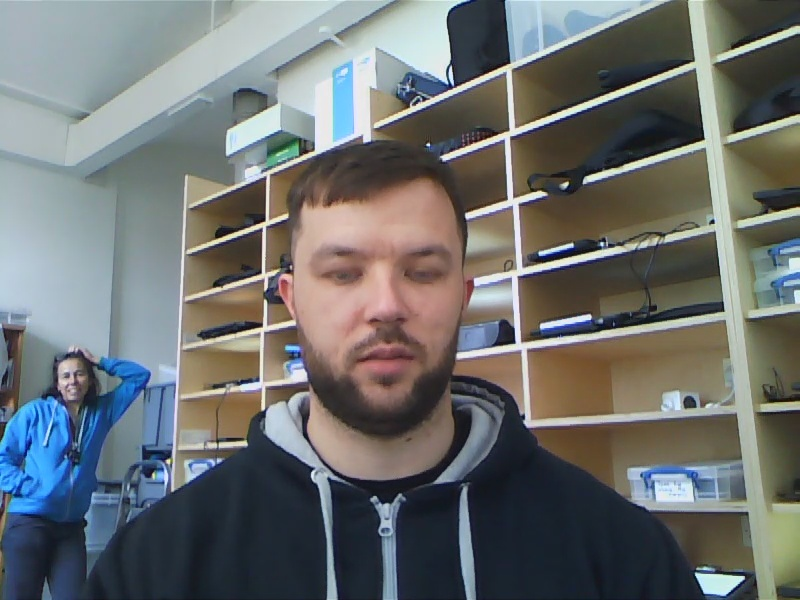
#> input picture data/frames/center/1frame1.jpg, 800 x 600 px
$ python -i FramePreProcessing.py   (imports and definitions only)
#> lines starting #> are read from the running program, lines starting #| are printed output that depends on the picture; after the words box and inside, x2 and y2 are one past the last pixel; in counts of white or black regions, pixels touching at a corner belong together
#> further down, picture is the input picture: shape (600, 800, 3); mean B, G, R 111.8, 112.1, 108.8
import cv2
import numpy as np

# This is a contrast based histogram equalization, using this we can have a better contrast between our grayscale values
# The equalization is done by blocks, that is every 8x8 block is equalized, but that would increase noise if there is noise
# to avoid it we use the clipLimit, so if the histogram bin is higher than the clipLimit we distribute it's value uniformly
# to the other bins before equalization.
def CLAHE(frame, clipLimit = 2.0, tileGridSize = (8,8)):
	clahe = cv2.createCLAHE(clipLimit, tileGridSize)
	CLAHEFrame = clahe.apply(frame)
	return CLAHEFrame

# The blur function is to get a better detail quality each blur has a purpose, median usually is good with cleaning up
# noise while gaussian is better at preserving the edges.
def blur(EqFrame, kernelSize = 7, blurType = 0):
	if (blurType == 0):
		blurredFrame = cv2.GaussianBlur(EqFrame,(kernelSize, kernelSize), 0)
	elif (blurType == 1):
		blurredFrame = cv2.medianBlur(EqFrame, kernelSize)
	return blurredFrame

# Just flips the image horizontaly and converts to Grayscale
def initialAdjustments(frame):
	grayFrame = cv2.cvtColor(frame, cv2.COLOR_BGR2GRAY)
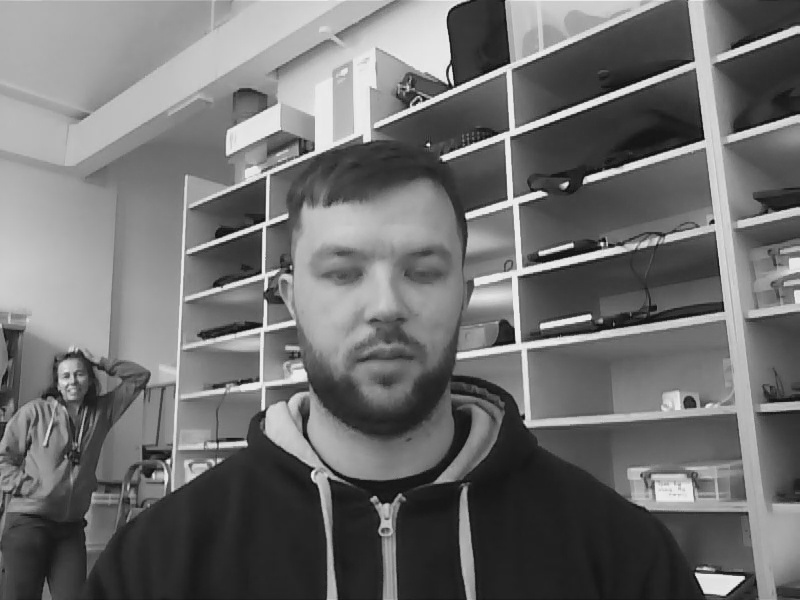
#> grayFrame: shape (600, 800); min 7, max 245, mean 111.1
	hFlipGrayFrame = cv2.flip(grayFrame, 1)
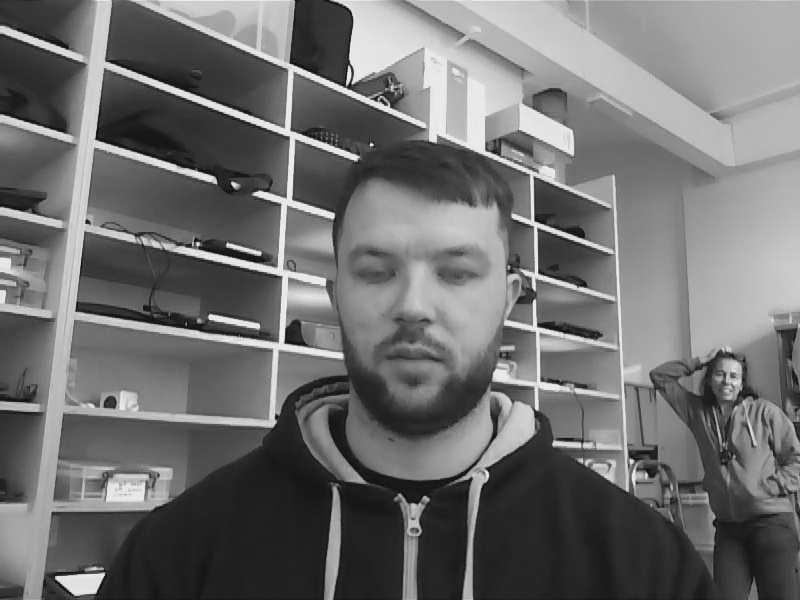
#> hFlipGrayFrame: shape (600, 800); min 7, max 245, mean 111.1
	return hFlipGrayFrame

# When we normalize the image we are "stretching" the histogram and correction some of the bad light in it,
# then we procced to the tile based contrast histogram equalization and finally the entire image histogram equalization
# so that our bad light conditions as well as the contrast are better and the grayscale image has more detail
def correctLighting(hFlipGrayFrame):
	normalizedFrame = cv2.normalize(hFlipGrayFrame, None, 0, 255, cv2.NORM_MINMAX)
	CLAHEFrame = CLAHE(normalizedFrame)
#> in CLAHE, `CLAHEFrame = clahe.apply(frame)`:
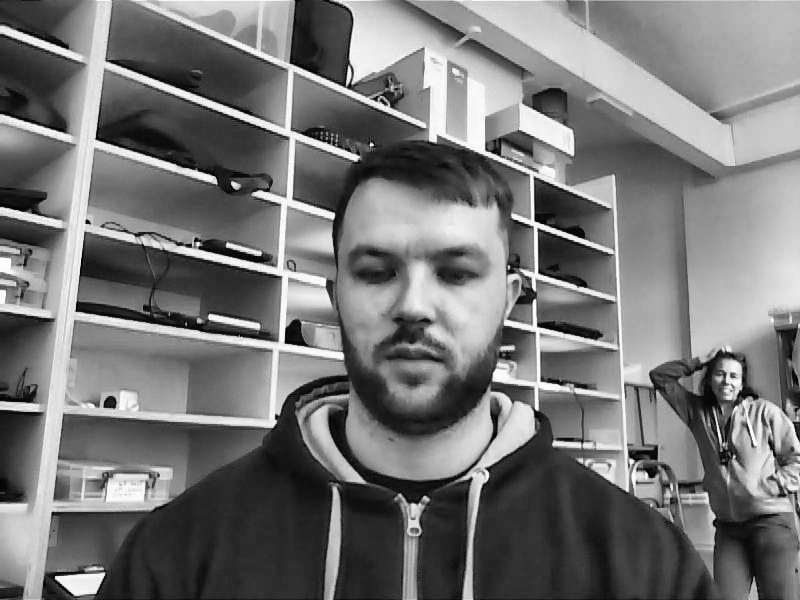
#> CLAHEFrame: shape (600, 800); min 0, max 255, mean 117.8
	EqFrame = cv2.equalizeHist(CLAHEFrame)
	return EqFrame

# In the end we use a blur to both clean some of the noise we might have as well as smooth our edges so its easier to detect
# and finally threshold the frame to better visualize the edges
def preProcess(frame):
	adjustedFrame = initialAdjustments(frame)
	correctedFrame = correctLighting(adjustedFrame)
	clearerFrame = blur(correctedFrame)
#> in blur, `blurredFrame = cv2.GaussianBlur(EqFrame,(kernelSize, kernelSize), 0)`:
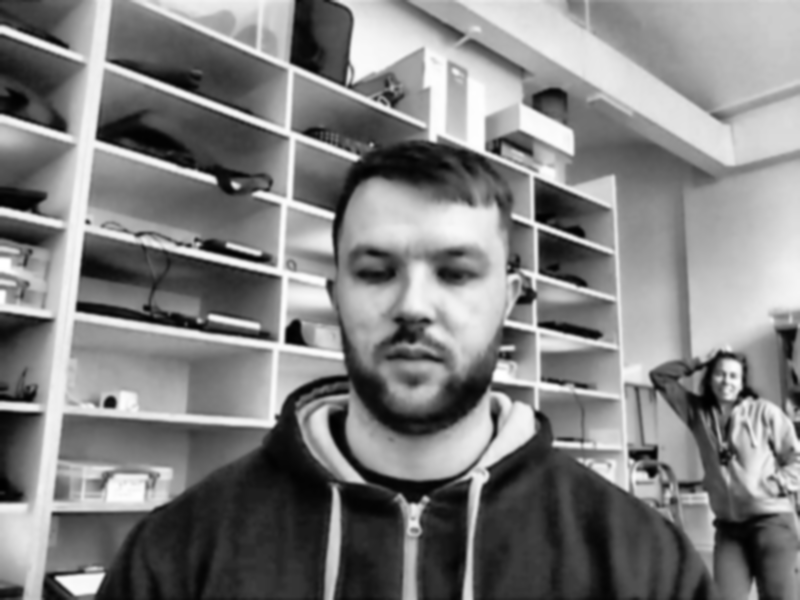
#> blurredFrame: shape (600, 800); min 1, max 255, mean 128
	thresholdFrame = cv2.adaptiveThreshold(clearerFrame,255,cv2.ADAPTIVE_THRESH_GAUSSIAN_C,\
             cv2.THRESH_BINARY,11,2)
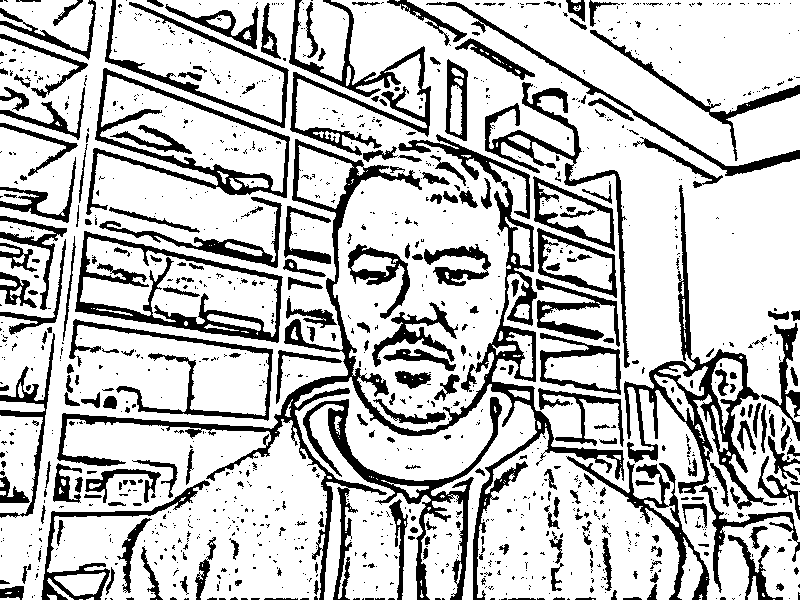
#> thresholdFrame: shape (600, 800); 76.5% white; 1205 black regions (937 under 20 px), largest, box (x1, y1, x2, y2) and area: (57, 134, 624, 600) 18010, (624, 185, 777, 510) 6441, (303, 397, 502, 600) 4919
	return thresholdFrame

>>> import cv2
>>> picture = cv2.imread('../data/frames/center/1frame1.jpg')
>>> result = preProcess(picture)

$ run again, on data/frames/center/2frame14.jpg
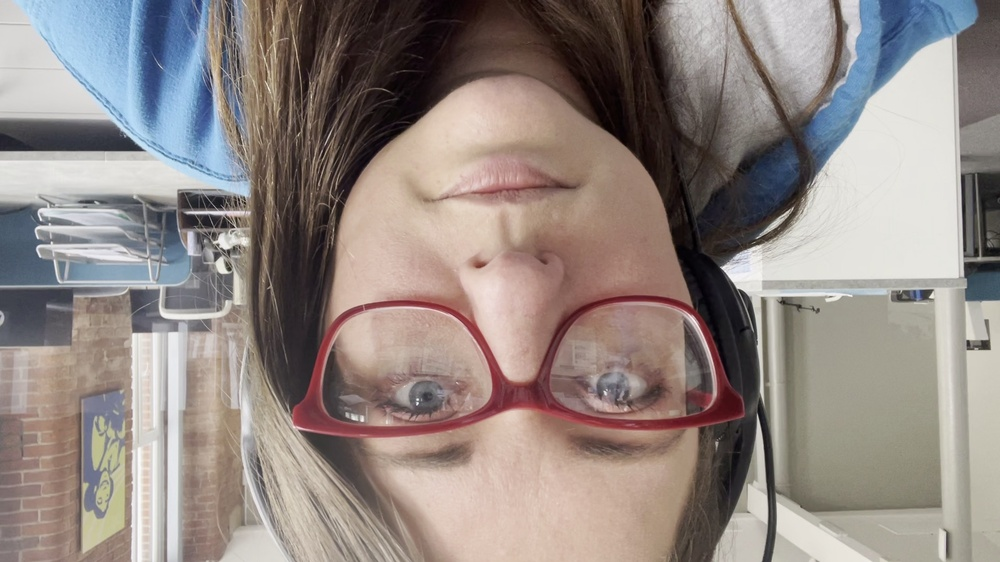
#> input picture data/frames/center/2frame14.jpg, 1000 x 562 px, shrunk from 1920 x 1080 before the run
#> picture is the input picture: shape (562, 1000, 3); mean B, G, R 131, 135.6, 146.1
#> in correctLighting, `EqFrame = cv2.equalizeHist(CLAHEFrame)`:
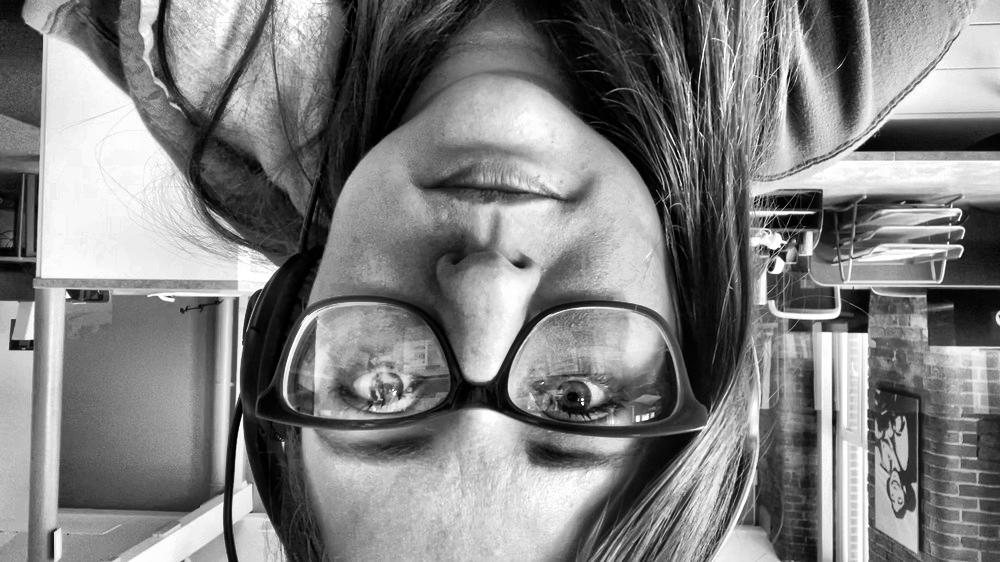
#> EqFrame: shape (562, 1000); min 0, max 255, mean 128.1
#> in preProcess, `thresholdFrame = cv2.adaptiveThreshold(clearerFrame,255,cv2.ADAPTIVE_T..`:
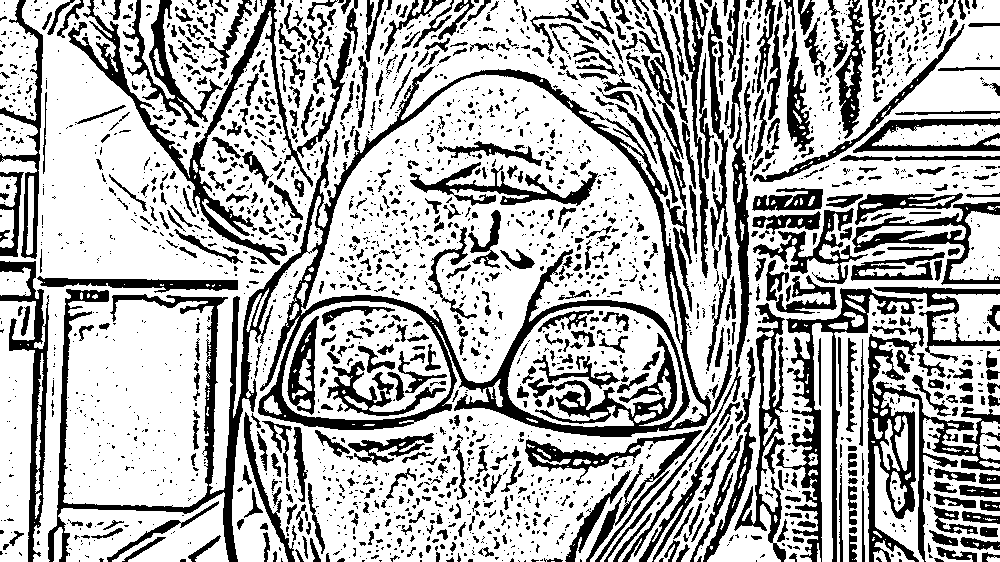
#> thresholdFrame: shape (562, 1000); 69.2% white; 2482 black regions (1772 under 20 px), largest, box (x1, y1, x2, y2) and area: (48, 66, 732, 562) 28376, (867, 334, 1000, 562) 7314, (68, 0, 352, 265) 7171
